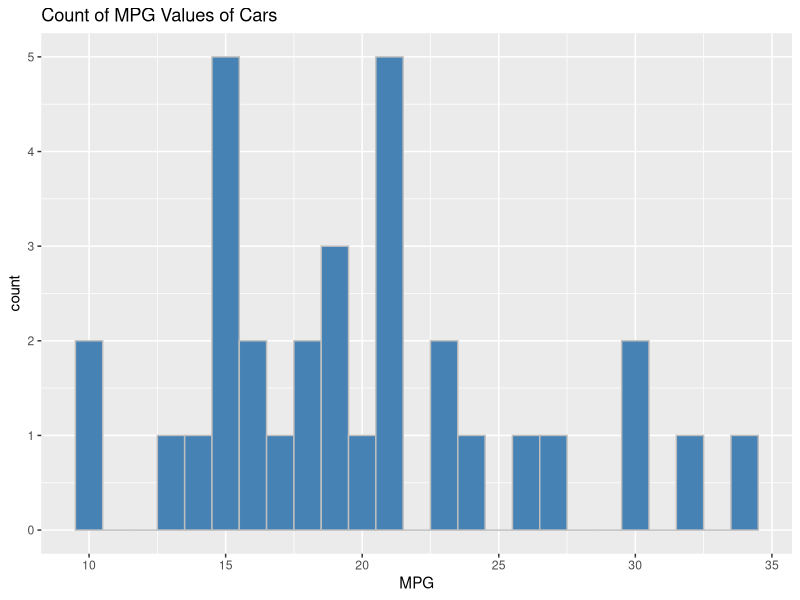
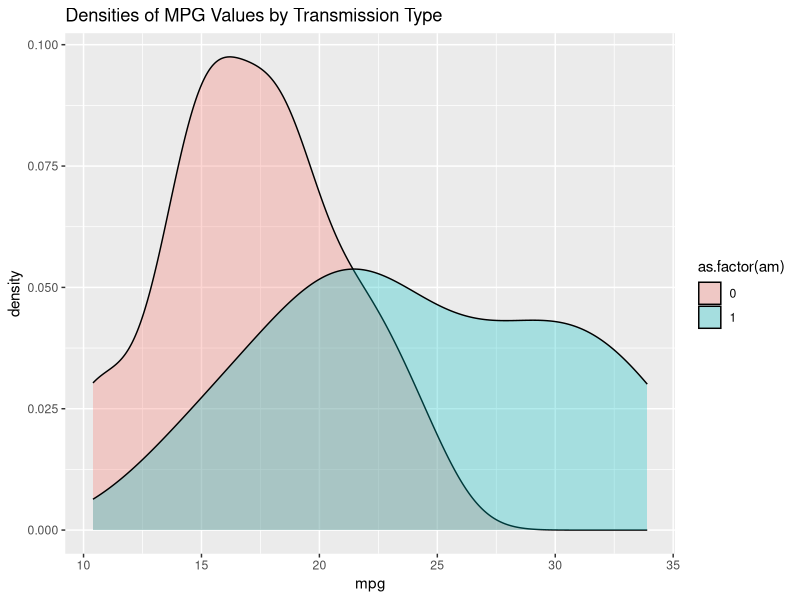
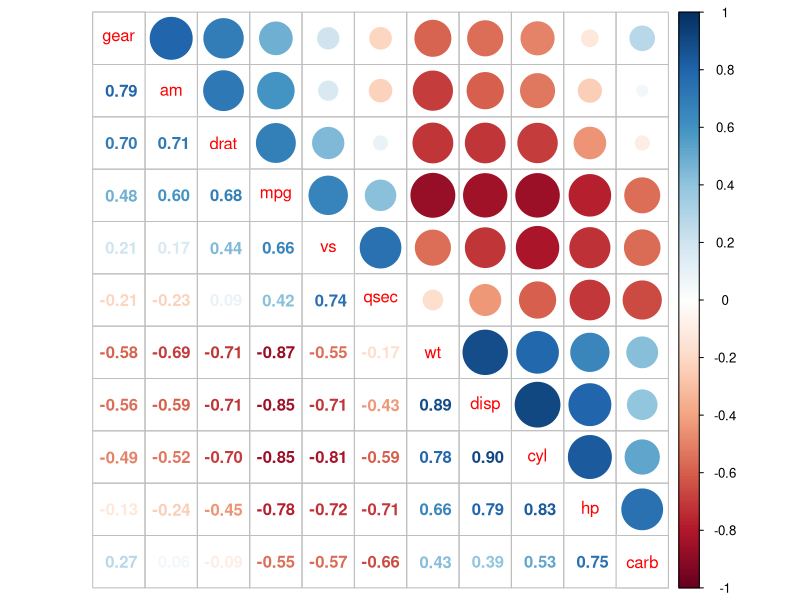

Generate these figures, in order, with R:
## ---- chunk 1
knitr::opts_chunk$set(fig.width=9)
options(scipen=999)
setwd("~/Documents/DataScience/Regression Models")
# ensurePkg tests whether the package is installed and, if not, installs it.
ensurePkg <- function(x) {
    if (!require(x,character.only = TRUE)) {
        install.packages(x,dep=TRUE, repos="http://cran.r-project.org")
        if(!require(x,character.only = TRUE)) stop("Package not found")
    }
}
ensurePkg('scales')
ensurePkg('corrplot')
#ensurePkg('tidyr')
#ensurePkg('dplyr')
ensurePkg('ggplot2')
data("mtcars")
## ---- chunk 2
table(mtcars$am)
## ---- chunk 3
fit <- lm(mpg ~ am, data = mtcars)
fitSum <- summary(fit)
fitResid <- resid(fit)
fitSum$coef
## ---- chunk 4
fit2 <- lm(mpg ~ wt, data=mtcars)
fit2Sum <- summary(fit2)
fit2Sum$coef

fit3 <- lm(mpg ~ wt + disp + hp + am, data=mtcars)
fit3Sum <- summary(fit3)
fit3Sum$coef
## ---- chunk 5
fit4 <- lm(mpg ~ wt * hp, data = mtcars)
fit4Sum <- summary(fit4)
fit4Sum$coef
## ---- chunk 6
g <- ggplot(mtcars, aes(mtcars$mpg)) + 
    geom_histogram(binwidth=1, fill="steelblue", color="grey") + 
    ggtitle("Count of MPG Values of Cars") + 
    xlab("MPG")
g
## ---- chunk 7
g <- ggplot(mtcars, aes(x=mpg, fill=as.factor(am))) + 
    geom_density(alpha=.3) + 
    ggtitle("Densities of MPG Values by Transmission Type")
    xlab("MPG")
g
## ---- chunk 8

## ---- chunk 9

## ---- chunk 10
cor <- cor(mtcars)
corrplot.mixed(cor, order="AOE")
